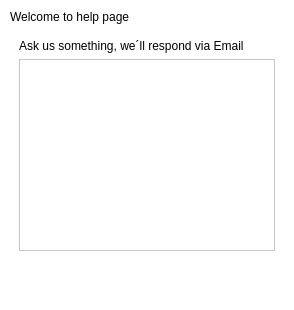
         <widget class="QWidget" name="pageHelp">
          <property name="sizePolicy">
           <sizepolicy hsizetype="Fixed" vsizetype="Fixed">
            <horstretch>0</horstretch>
            <verstretch>0</verstretch>
           </sizepolicy>
          </property>
          <property name="styleSheet">
           <string notr="true">background-color: rgb(255, 255, 255);</string>
          </property>
          <layout class="QVBoxLayout" name="verticalLayout_7">
           <property name="spacing">
            <number>1</number>
           </property>
           <property name="leftMargin">
            <number>1</number>
           </property>
           <property name="topMargin">
            <number>1</number>
           </property>
           <property name="rightMargin">
            <number>1</number>
           </property>
           <property name="bottomMargin">
            <number>1</number>
           </property>
           <item>
            <widget class="QWidget" name="widget_2" native="true">
             <layout class="QVBoxLayout" name="verticalLayout_15">
              <item>
               <widget class="QLabel" name="label_3">
                <property name="styleSheet">
                 <string notr="true">font: 87 25pt &quot;Arial Black&quot;;</string>
                </property>
                <property name="text">
                 <string>Welcome to help page</string>
                </property>
               </widget>
              </item>
              <item>
               <widget class="QWidget" name="widget_3" native="true">
                <layout class="QVBoxLayout" name="verticalLayout_14">
                 <item>
                  <widget class="QLabel" name="label_4">
                   <property name="styleSheet">
                    <string notr="true">font: 87 14pt &quot;Arial Black&quot;;</string>
                   </property>
                   <property name="text">
                    <string>Ask us something, we´ll respond via Email</string>
                   </property>
                  </widget>
                 </item>
                 <item>
                  <widget class="QTextEdit" name="textEdit"/>
                 </item>
                </layout>
               </widget>
              </item>
              <item>
               <spacer name="verticalSpacer_3">
                <property name="orientation">
                 <enum>Qt::Vertical</enum>
                </property>
                <property name="sizeHint" stdset="0">
                 <size>
                  <width>20</width>
                  <height>40</height>
                 </size>
                </property>
               </spacer>
              </item>
             </layout>
            </widget>
           </item>
          </layout>
         </widget>
